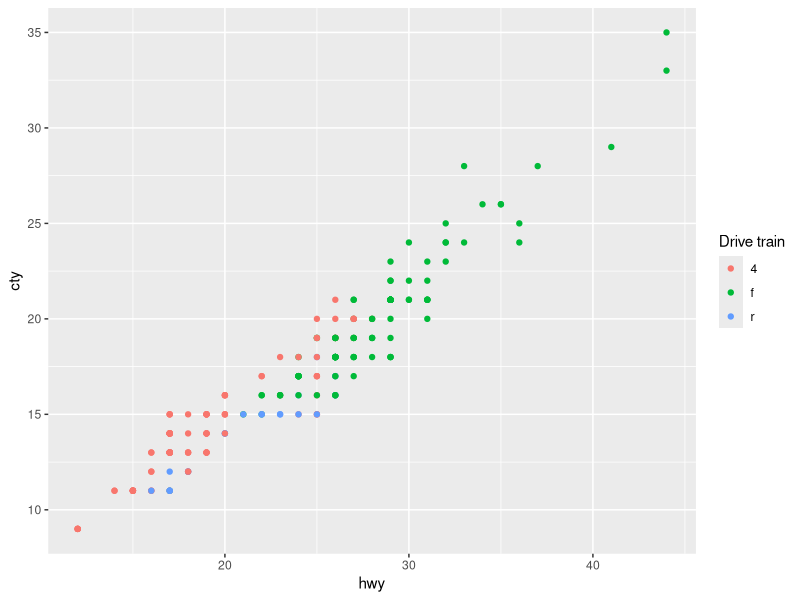
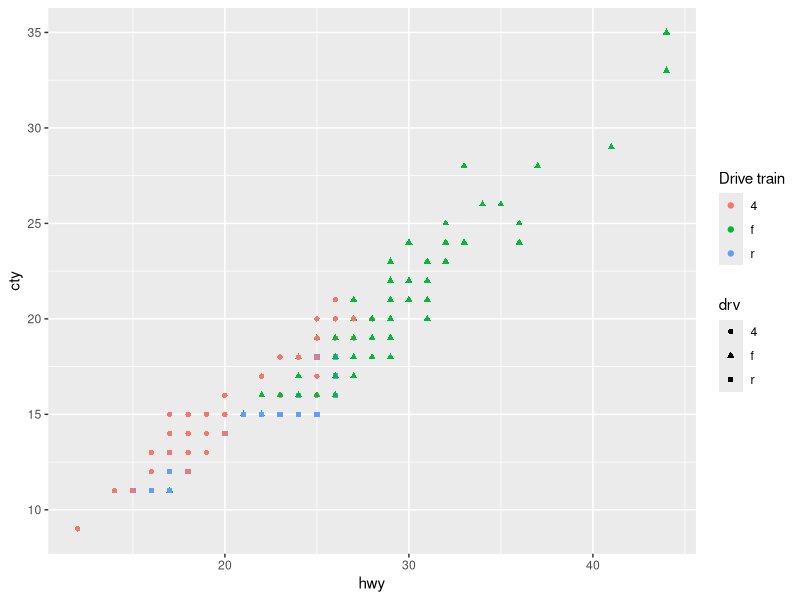
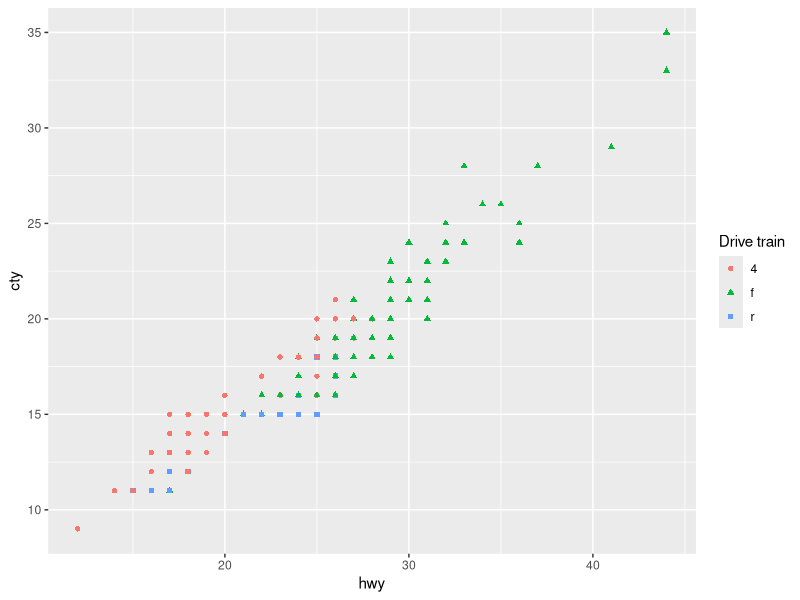
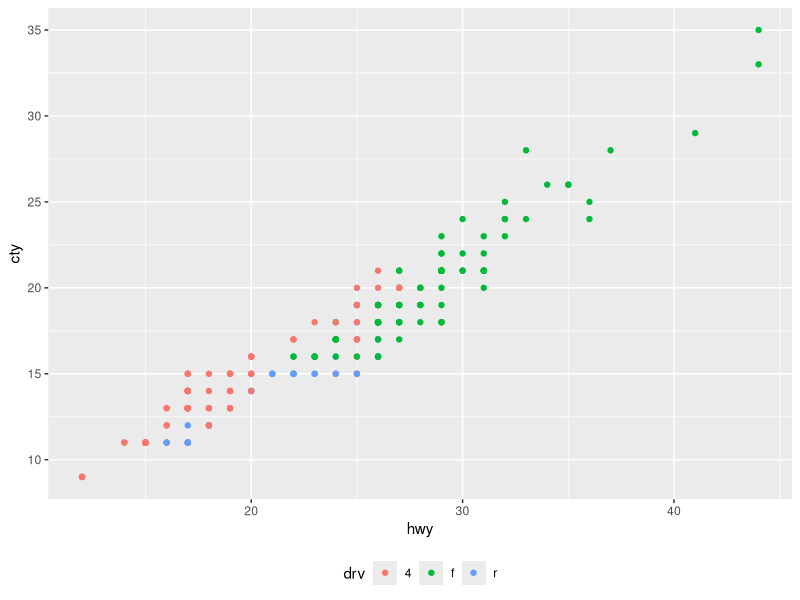
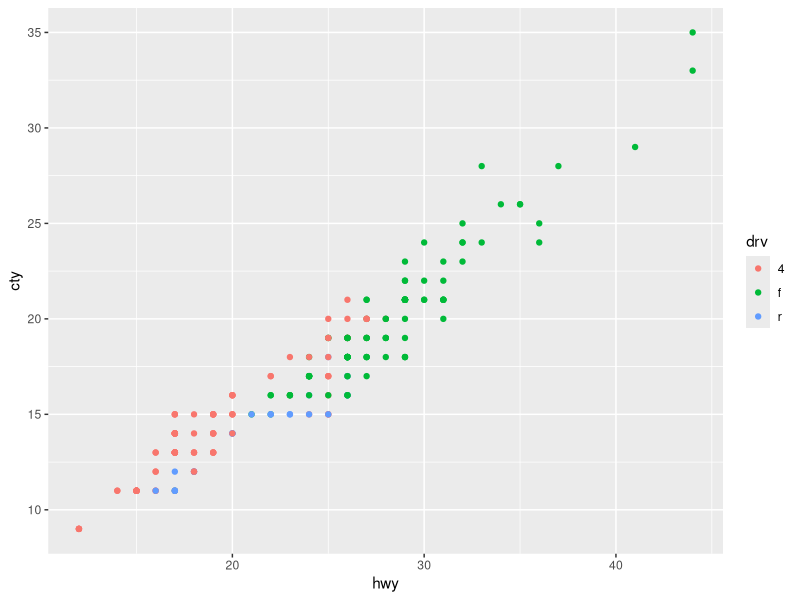
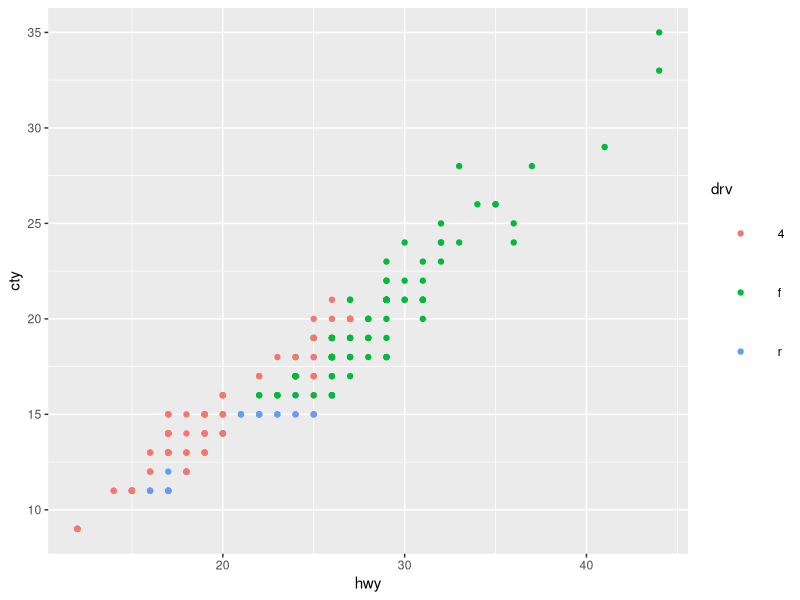
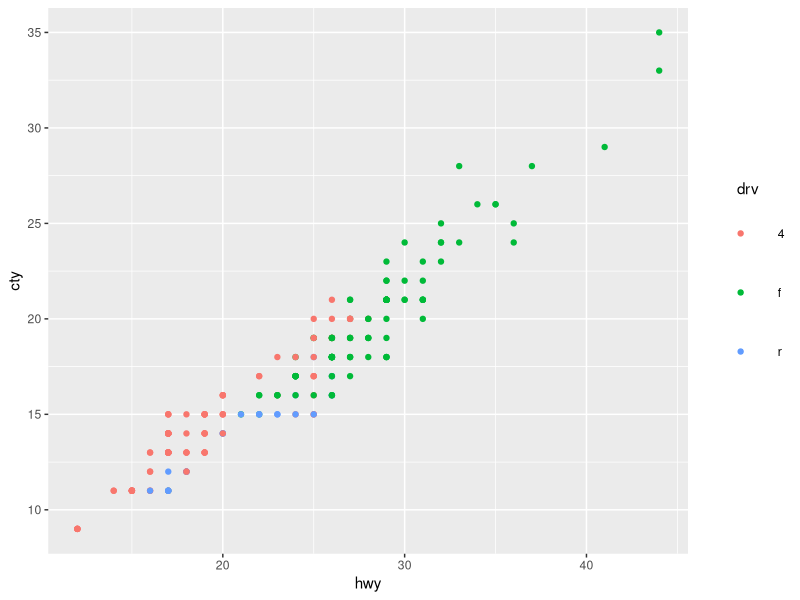
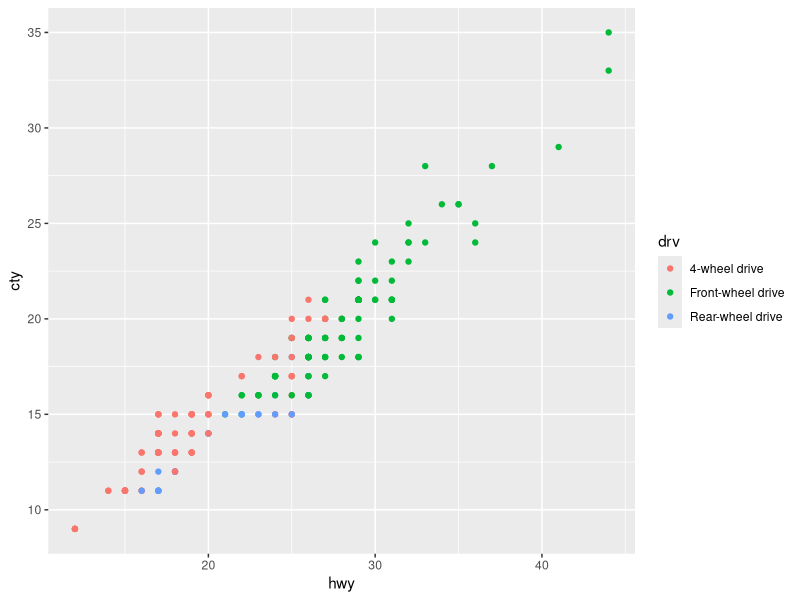

These charts were generated, in order, by the following R code: (Note: this script raises an error after producing the figures.)
## ---- chunk 1
library(ggplot2)
library(tibble)
knitr::opts_chunk$set(
  fig.dpi = 300, 
  collapse = TRUE, 
  comment = "#>",
  fig.asp = 0.618,
  fig.width = 6,
  out.width = "80%"
  )
## ---- chunk 2
#| fig.alt = "A scatter plot showing the highway miles per gallon on the x-axis
#|  and city miles per gallon on the y-axis. The points are coloured by three
#|  types of drive train, which is displayed in a legend with the title 'Drive
#|  train'."
ggplot(mpg, aes(x = hwy, y = cty, color = drv)) +
  geom_point() +
  labs(color = "Drive train")
## ---- chunk 3
#| fig.alt = c(
#| "A scatter plot showing the highway miles per gallon on the x-axis
#|  and city miles per gallon on the y-axis. The point shapes and colours 
#|  indicate three types of drive train. The shapes and colours are displayed in
#|  separate legends titled 'drv' and 'Drive train' respectively.",
#| "A scatter plot showing the highway miles per gallon on the x-axis
#|  and city miles per gallon on the y-axis. The point shapes and colours 
#|  indicate three types of drive train. The shapes and colours are displayed in
#|  a single legend titled 'Drive train'."
#| )
# not this
ggplot(mpg, aes(x = hwy, y = cty, color = drv, shape = drv)) +
  geom_point() +
  labs(color = "Drive train")

# but this
ggplot(mpg, aes(x = hwy, y = cty, color = drv, shape = drv)) +
  geom_point() +
  labs(color = "Drive train", shape = "Drive train")
## ---- chunk 4
#| fig.alt = "A scatter plot showing the highway miles per gallon on the x-axis
#|  and city miles per gallon on the y-axis. The points are coloured by three
#|  types of drive train, which is displayed in a legend at the bottom of the 
#|  plot in a horizontal orientation. Legend elements are spaced widely apart."
ggplot(mpg, aes(x = hwy, y = cty, color = drv)) +
  geom_point() +
  theme(
    legend.position = "bottom", 
    legend.spacing.x = unit(1.0, "cm")
    )
## ---- chunk 5
#| fig.alt = "A scatter plot showing the highway miles per gallon on the x-axis
#|  and city miles per gallon on the y-axis. The points are coloured by three
#|  types of drive train, which is displayed in a legend at the right of the 
#|  plot. In the legend, there is a large space between the title and keys."
ggplot(mpg, aes(x = hwy, y = cty, color = drv)) +
  geom_point() +
  theme(legend.spacing.y = unit(3.0, "cm"))
## ---- chunk 6
#| fig.alt = "A scatter plot showing the highway miles per gallon on the x-axis
#|  and city miles per gallon on the y-axis. The points are coloured by three
#|  types of drive train, which is displayed in a legend at the right of the 
#|  plot. In the legend, elements are placed widely apart and the title is
#|  to the left of the keys."
ggplot(mpg, aes(x = hwy, y = cty, color = drv)) +
  geom_point() +
  theme(
    legend.key.size = unit(1.5, "cm"),
    legend.key = element_rect(color = NA, fill = NA)
    )
## ---- chunk 7
#| fig.alt = "A scatter plot showing the highway miles per gallon on the x-axis
#|  and city miles per gallon on the y-axis. The points are coloured by three
#|  types of drive train, which is displayed in a legend at the right of the 
#|  plot. In the legend, elements are placed widely apart and the title is
#|  aligned with the keys."
ggplot(mpg, aes(x = hwy, y = cty, color = drv)) +
  geom_point() +
  theme(
    legend.key.size = unit(1.5, "cm"),
    legend.key = element_rect(color = NA, fill = NA),
    legend.title = element_text(hjust = 0.5)
  )
## ---- chunk 8
#| fig.alt = "A scatter plot showing the highway miles per gallon on the x-axis
#|  and city miles per gallon on the y-axis. The points are coloured by three
#|  types of drive train, which is displayed in a legend at the right of the 
#|  plot. The legend items are name '4-wheel drive', 'Front-wheel drive' and
#|  'Rear-wheel drive' from top to bottom."
ggplot(mpg, aes(x = hwy, y = cty, color = drv)) +
  geom_point() +
  scale_color_discrete(
    labels = c("4" = "4-wheel drive", 
               "f" = "Front-wheel drive", 
               "r" = "Rear-wheel drive")
    )
## ---- chunk 9
#| fig.alt = "A scatter plot showing the highway miles per gallon on the x-axis
#|  and city miles per gallon on the y-axis. The points are coloured by seven 
#|  types of cars, which is displayed in the legend on the right of the plot.
#|  The labels in the legend have a larger font size than the title."
ggplot(mpg, aes(x = hwy, y = cty, color = class)) +
  geom_point() +
  theme(
    legend.text = element_text(size = 14),
    legend.title = element_text(size = 10)
  )
## ---- chunk 10
#| fig.alt = "A scatter plot showing the highway miles per gallon on the x-axis
#|  and city miles per gallon on the y-axis. The points are coloured by seven 
#|  types of cars, which is displayed in the legend on the right of the plot.
#|  The labels in the legends have a large, red font. The title has a smaller,
#|  black font and is in bold and italic."
ggplot(mpg, aes(x = hwy, y = cty, color = class)) +
  geom_point() +
  theme(
    legend.text = element_text(size = 14, color = "red"),
    legend.title = element_text(size = 10, face = "bold.italic")
  )
## ---- chunk 11
#| fig.alt = "A scatter plot showing the highway miles per gallon on the x-axis
#|  and city miles per gallon on the y-axis. The panel background of the plot
#|  is light blue and is outlined in red with a thick stroke."
ggplot(mpg, aes(x = hwy, y = cty)) +
  geom_point() +
  theme(panel.background = element_rect(fill = "lightblue", colour = "red", linewidth = 3))
## ---- chunk 12
#| fig.alt = "A scatter plot showing the highway miles per gallon on the x-axis
#|  and city miles per gallon on the y-axis. The plot background is light blue 
#|  and is outlined in red with a thick stroke. The panel background remains 
#|  grey."
ggplot(mpg, aes(x = hwy, y = cty)) +
  geom_point() +
  theme(plot.background = element_rect(fill = "lightblue", colour = "red", linewidth = 3))
## ---- chunk 13
#| fig.alt = "A scatter plot showing the highway miles per gallon on the x-axis
#|  and city miles per gallon on the y-axis. There is no visible panel 
#|  background and grid lines are in light grey."
ggplot(mpg, aes(x = hwy, y = cty)) +
  geom_point() +
  theme_minimal()
## ---- chunk 14
#| fig.alt = "A scatter plot showing the highway miles per gallon on the x-axis
#|  and city miles per gallon on the y-axis. There is no visible panel 
#|  background and grid lines are in light grey. The plot as a whole is outlined
#|  by a thick red line."
ggplot(mpg, aes(x = hwy, y = cty)) +
  geom_point() +
  theme_minimal() +
  theme(plot.background = element_rect(colour = "red", linewidth = 3))
## ---- chunk 15
df <- tibble::tribble(
  ~group, ~outcome,
  1,      "yes",
  1,      "no",
  2,      "yes",
  2,      "no",
  2,      "no",
  2,      NA 
)
## ---- chunk 16
#| fig.alt = "A stacked bar chart showing two groups on the x-axis and counts
#|  on the y-axis. Within a stacked bar, two different outcomes and 'NA's are 
#|  distinguished by fill colour."
ggplot(df, aes(x = group, fill = outcome)) +
  geom_bar()
## ---- chunk 17
#| fig.alt = "A stacked bar chart showing two groups on the x-axis and counts
#|  on the y-axis. Within a stacked bar, two different outcomes and 'NA's are 
#|  distinguished by fill colour. The 'NA' fill colour is purple."
ggplot(df, aes(x = group, fill = outcome)) +
  geom_bar() +
  scale_fill_discrete(na.value = "purple")
## ---- chunk 18
#| fig.alt = "A stacked bar chart showing two groups on the x-axis and counts
#|  on the y-axis. Within a stacked bar, two different outcomes and 'NA's are 
#|  distinguished by fill colour. The 'NA' fill colour is transparent, giving
#|  the appearance that one of the stacked bars is floating."
ggplot(df, aes(x = group, fill = outcome)) +
  geom_bar() +
  scale_fill_discrete(na.value = "transparent") +
  theme_minimal()
## ---- chunk 19
#| fig.alt = "A scatter plot showing the highway miles per gallon on the x-axis
#|  and city miles per gallon on the y-axis. The points are coloured by seven
#|  types of car. All text sizes in the axes and legend are large."
ggplot(mpg, aes(x = hwy, y = cty, color = class)) +
  geom_point() +
  theme_gray(base_size = 18)
## ---- chunk 20
#| fig.alt = "A scatter plot showing the highway miles per gallon on the x-axis
#|  and city miles per gallon on the y-axis. The plot has a large title 
#|  displaying 'This is the plot title' and a less large subtitle displaying 
#|  'And this is the subtitle' at the top of the plot."
ggplot(mpg, aes(x = hwy, y = cty)) +
  geom_point() +
  labs(
    title = "This is the plot title",
    subtitle = "And this is the subtitle"
  ) +
  theme(
    plot.title = element_text(size = 20),
    plot.subtitle = element_text(size = 15)
  )
## ---- chunk 21
#| fig.alt = "A scatter plot showing the highway miles per gallon on the x-axis
#|  and city miles per gallon on the y-axis. The plot has a large red title 
#|  displaying 'This is the plot title' and a less large subtitle in bold and 
#|  italic displaying 'And this is the subtitle' at the top of the plot."
ggplot(mpg, aes(x = hwy, y = cty)) +
  geom_point() +
  labs(
    title = "This is the plot title",
    subtitle = "And this is the subtitle"
  ) +
  theme(
    plot.title = element_text(size = 20, color = "red"),
    plot.subtitle = element_text(size = 15, face = "bold.italic")
  )
## ---- chunk 22
#| fig.alt = "A scatter plot showing the highway miles per gallon on the x-axis
#|  and city miles per gallon on the y-axis. The x-axis title displays 
#|  'This is HUGE' in a large font size, and the y-axis title displays 
#|  'This is small' in a smaller font size."
ggplot(mpg, aes(x = hwy, y = cty)) +
  geom_point() +
  labs(
    x = "This is HUGE",
    y = "This is small"
  ) +
  theme(
    axis.title.x = element_text(size = 20),
    axis.title.y = element_text(size = 10)
  )
## ---- chunk 23
#| fig.alt = "A scatter plot showing the highway miles per gallon on the x-axis
#|  and city miles per gallon on the y-axis. The x-axis title displays 
#|  'This is HUGE' in a large, red font, and the y-axis title displays 
#|  'This is tiny' in a smaller, bold and italic font."
ggplot(mpg, aes(x = hwy, y = cty)) +
  geom_point() +
  labs(
    x = "This is HUGE",
    y = "This is tiny"
  ) +
  theme(
    axis.title.x = element_text(size = 20, color = "red"),
    axis.title.y = element_text(size = 10, face = "bold.italic")
  )
## ---- chunk 24
#| fig.alt = "A scatter plot showing the highway miles per gallon on the x-axis
#|  and city miles per gallon on the y-axis. Both the x and the y axis titles
#|  display 'The axis labels are the same size' in a large font. Both axis 
#|  labels are displayed in a larger, blue font."
ggplot(mpg, aes(x = hwy, y = cty)) +
  geom_point() +
  labs(
    x = "The axis labels are the same size",
    y = "The axis labels are the same size"
  ) +
  theme(
    axis.title = element_text(size = 16),
    axis.text = element_text(size = 20, color = "blue")
  )
## ---- chunk 25
get_geom_defaults(geom_text)$size
## ---- chunk 26
#| fig.alt = "A plot showing text at diagonal positions with the labels 'two', 
#| 'three' and 'four'."
df <- tibble::tribble(
  ~x, ~y, ~name,
  2,  2,  "two",
  3,  3,  "three",
  4,  4,  "four"
)

ggplot(df, aes(x = x, y = y, label = name)) +
  geom_text()
## ---- chunk 27
#| fig.alt = "A plot showing larger text at diagonal positions with the labels 
#| 'two', 'three' and 'four'."
ggplot(df, aes(x = x, y = y, label = name)) +
  geom_text(size = 6)
## ---- chunk 28
#| fig.alt = "A plot showing text at diagonal positions with the labels 'two',
#|  'three' and 'four' that increase in size from left to right."
ggplot(df, aes(x = x, y = y, label = name)) +
  geom_text(aes(size = x)) +
  scale_size_identity()
